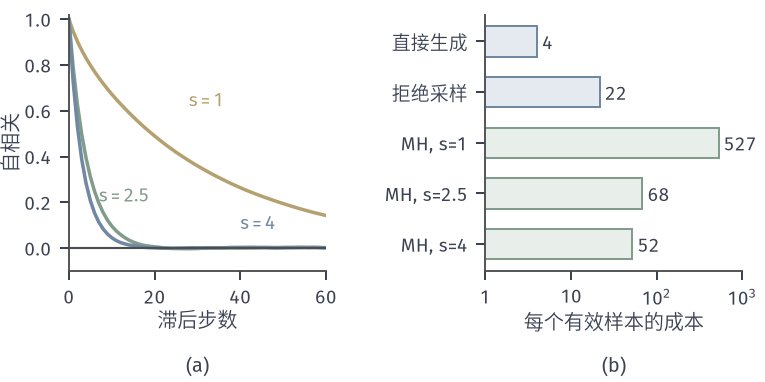

The script that drew this image:
from pathlib import Path
import sys
HERE = Path(__file__).resolve().parent
sys.path.insert(0, str(HERE.parent/"budget-common"))
from budget_fig import *
# Target pi = 0.3 N(-2, 0.5^2) + 0.7 N(2, 1), f(x) = x, I = 0.8, Var_pi(f) = 4.135.
# Teaching cost model (units): uniform 1, Gaussian 2, mixture density 4, Gaussian envelope density 2, f 1.
#  direct (component then Gaussian): 1 + 2 + 1 = 4 per iid sample.
#  rejection from envelope N(m, s^2), (m, s) minimising M = sup p/q on a grid: per candidate 2 + 2 + 4 + 1 = 9,
#     expected M candidates per accepted sample, plus f.
#  random-walk Metropolis step s: per iteration 2 + 4 + 1 + 1 = 8; integrated autocorrelation time tau of f
#     from batch means (10^6 iterations after 10^4 discarded, 200 batches, seed 1).
p = lambda x: 0.3*phi(x, -2, .5)+0.7*phi(x, 2, 1)
xs = np.linspace(-14, 14, 280001)
best = min(((p(xs)/phi(xs, m, s)).max(), m, s) for m in np.arange(0, 1.51, .05) for s in np.arange(2.0, 3.51, .05))
M, me, se = best
def mh(s, N, seed):
    rng = np.random.default_rng(seed); x = 0.0; px = p(x); out = np.empty(N)
    z = rng.standard_normal(N)*s; u = rng.random(N)
    for t in range(N):
        y = x+z[t]; py = p(y)
        if u[t]*px < py: x, px = y, py
        out[t] = x
    return out
def tau(x, nb=200):
    L = len(x)//nb; bm = x[:L*nb].reshape(nb, L).mean(1); return L*bm.var(ddof=1)/x.var()
def acf(x, K):
    x = x-x.mean(); v = x.var(); return np.array([1.0]+[np.mean(x[:-k]*x[k:])/v for k in range(1, K+1)])
steps = [1.0, 2.5, 4.0]; chains = {s: mh(s, 1_010_000, 1)[10_000:] for s in steps}
taus = {s: tau(chains[s]) for s in steps}
cost = {'直接生成': 4.0, '拒绝采样': 9*M+1}
for s in steps: cost['MH, s=%g' % s] = 8*taus[s]
fig, axs = figure(width_mm=108, height_mm=54, ncols=2)
a1, a2 = axs
panel(fig, left=.09, right=.97, bottom=.29, top=.96, wspace=.62)
K = 60; ks = np.arange(K+1)
for s, c in zip(steps, [YELLOW, GREEN, BLUE]):
    a1.plot(ks, acf(chains[s], K), color=c, lw=1.4)
a1.axhline(0, color=STROKE, lw=.85)
a1.set_xlim(0, K); a1.set_ylim(-.1, 1.02)
lab(a1, 28, .62, r'$s=1$', YELLOW); lab(a1, 7, .2, r'$s=2.5$', GREEN)
lab(a1, 40, .08, r'$s=4$', BLUE)
axlab(a1, '滞后步数', '自相关')
names = list(cost)[::-1]; vals = [cost[n] for n in names]
a2.barh(range(len(names)), vals, color=[BLUE_FILL if 'MH' not in n else GREEN_FILL for n in names],
        edgecolor=[BLUE if 'MH' not in n else GREEN for n in names], lw=.8, height=.6)
a2.set_xscale('log'); a2.set_xlim(1, 1000); logticks(a2, [0, 1, 2, 3], 'x')
a2.set_yticks(range(len(names))); a2.set_yticklabels(names)
for i, v in enumerate(vals): lab(a2, v*1.15, i-.15, '%.0f' % v, INK)
axlab(a2, '每个有效样本的成本')
tags(fig, axs)
facts = {'M': M, 'env_mean': me, 'env_sd': se, 'accept_rate': 1/M, 'tau': taus, 'cost_per_eff': cost,
         'chain_means': {s: float(chains[s].mean()) for s in steps}}
save(fig, HERE, 'figure', {k: (v if not isinstance(v, dict) else {str(a): float(b) for a, b in v.items()}) for k, v in facts.items()})
print(facts)
